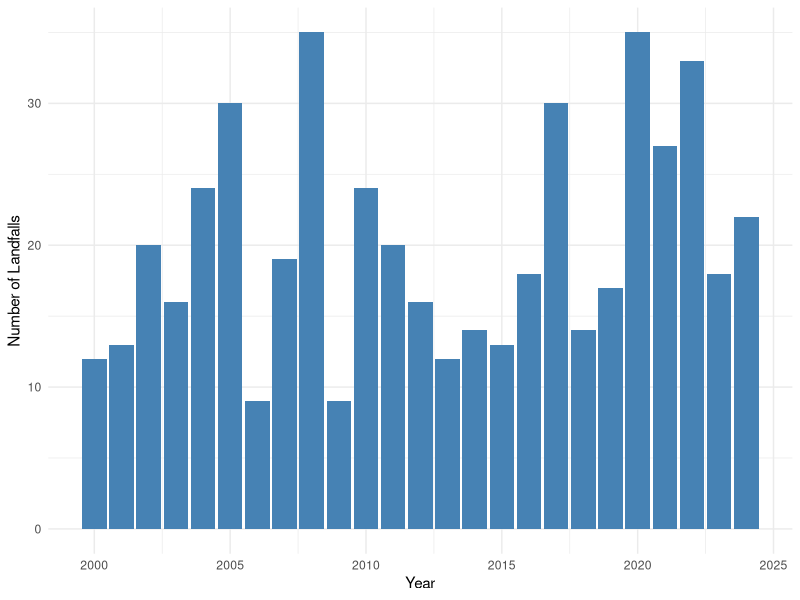
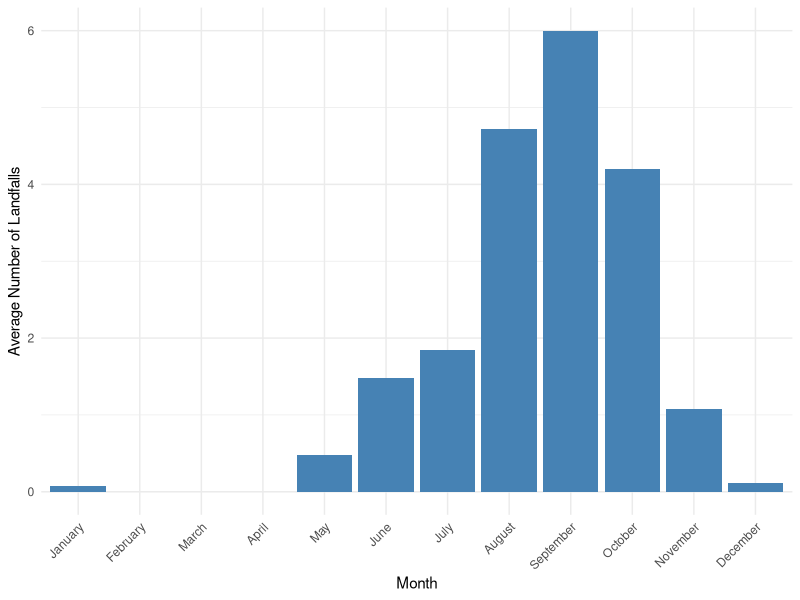
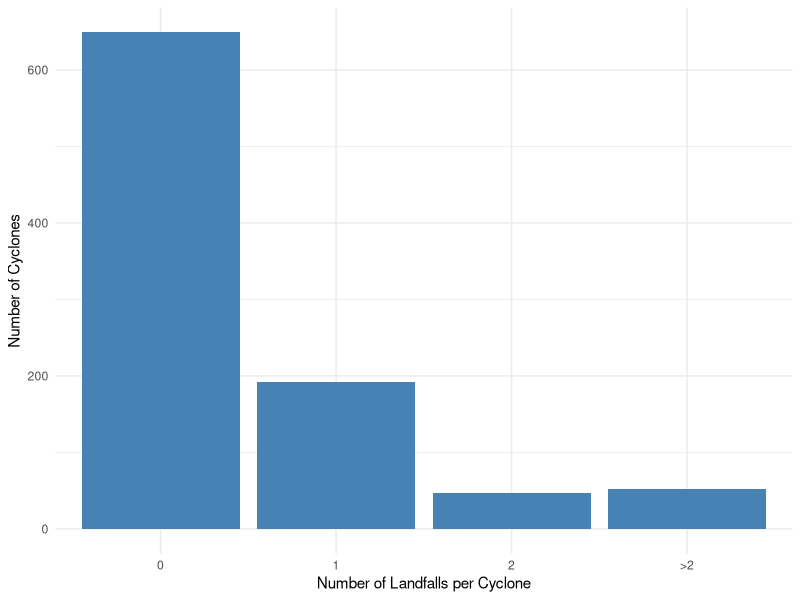
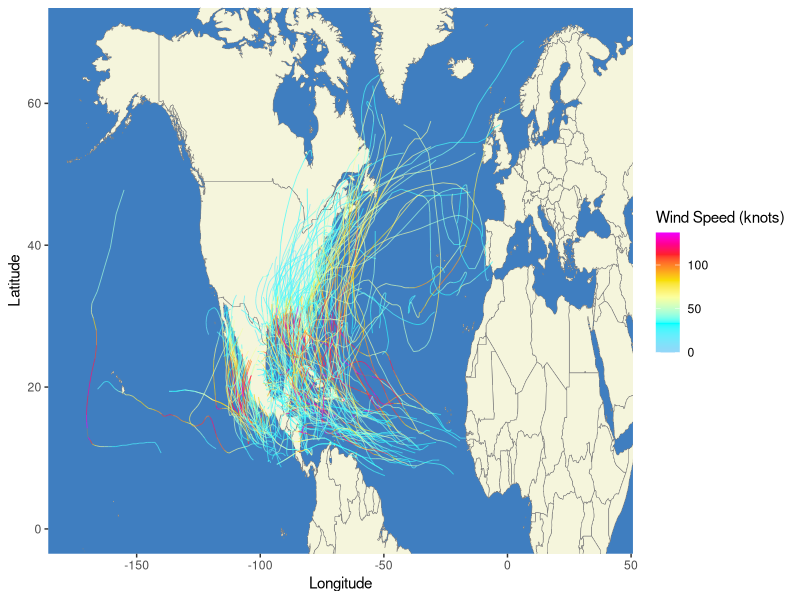
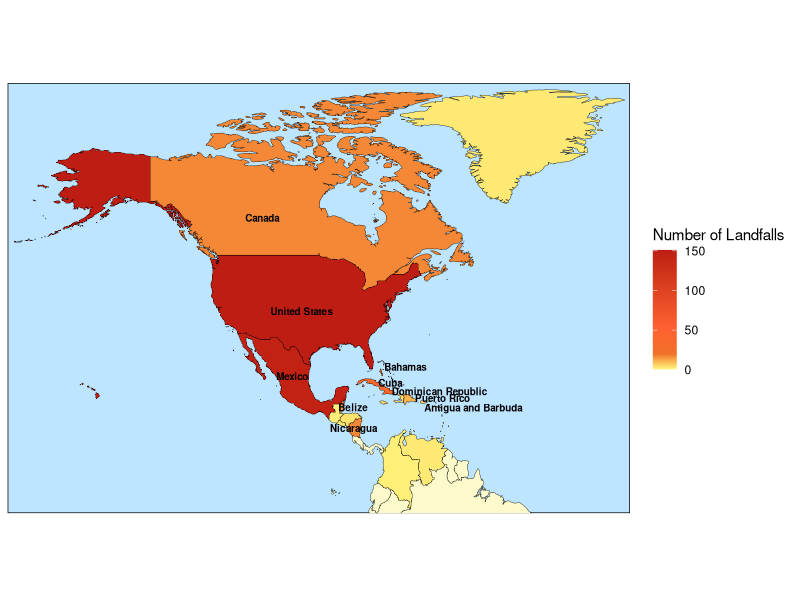
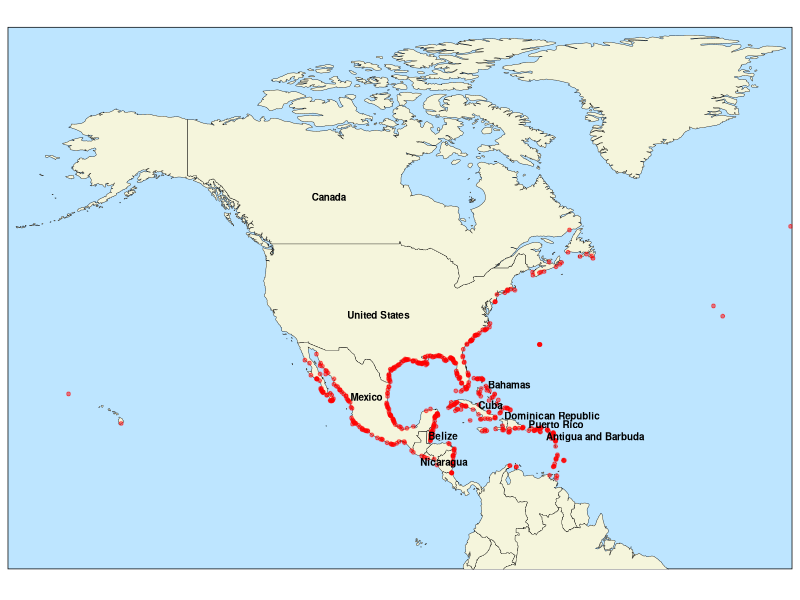
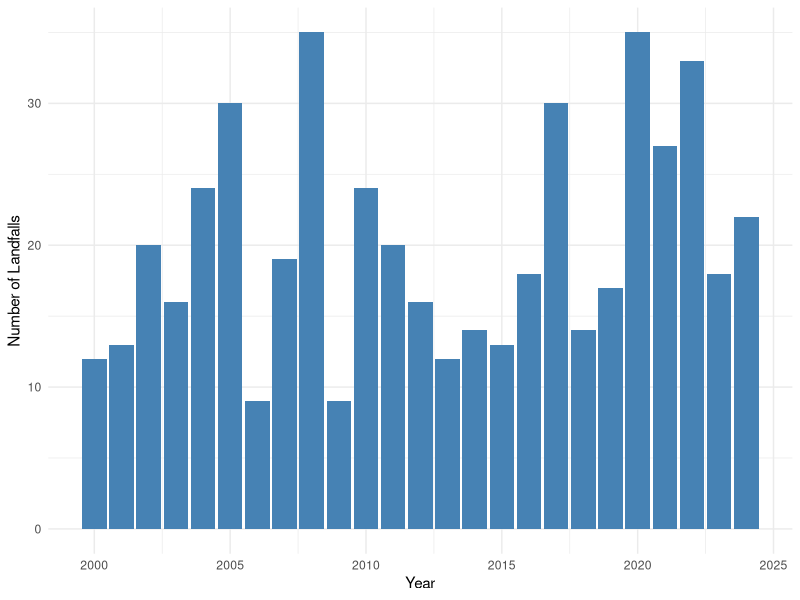
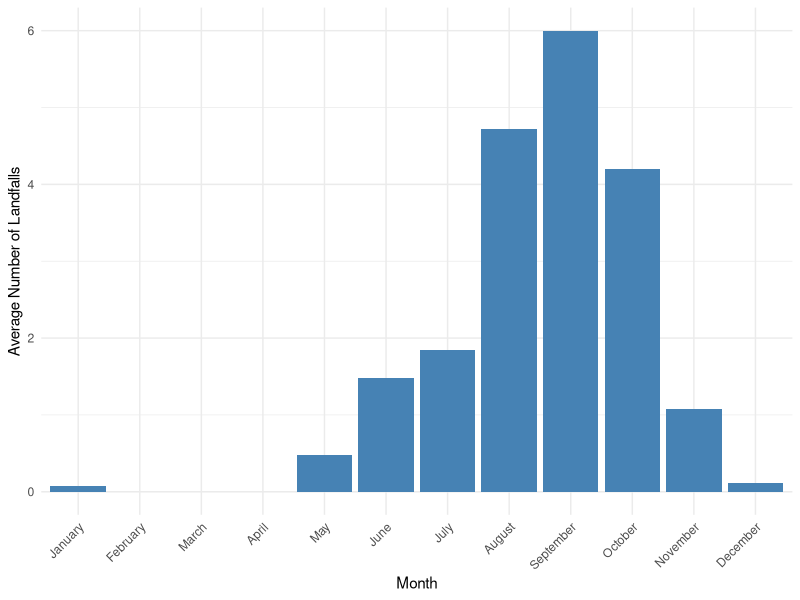

Reproduce these figures in R, in order.
# in this script, we perform an exploratory data analysis of our cyclone
# track data from the HURDAT2 data set
# we are interested in the number of cyclone landfalls per year
# and any seasonality effects

library(dplyr)
library(magrittr)
library(here)
library(tidyr)
library(ggplot2)
library(stringr)
library(data.table)
library(scales)
library(sf)
library(rnaturalearth)


#==============================================================================
# we load our data set
#==============================================================================

hurricane_data <- read.csv(here("data", "derived", "hurricane-data.csv"))
landfall_data <- read.csv(here("data", "derived", "landfall-data.csv"))

#==============================================================================
# we want to plot the number of landfalls per year from 1900-2024 
#==============================================================================

landfalls_per_year <- landfall_data %>%
  group_by(YEAR) %>%
  summarise(CYCLONE_NUM = n(), .groups = "drop")

# Plot
p1 <- ggplot(landfalls_per_year, aes(x = YEAR, y = CYCLONE_NUM)) +
  geom_col(fill = "steelblue") +
  labs(x = "Year",
       y = "Number of Landfalls") +
  theme_minimal()

p1

# save output
ggsave(here("outputs", "eda-hurricane-data", "landfalls-per-year.pdf"), 
       plot = p1, 
       height = 4.5, 
       width = 7, 
       dpi=300)


#==============================================================================
# we check for a monthly seasonality component 
#==============================================================================

# calculate average number of cyclone landfalls per month (across 2000-2024)
landfalls_per_month_and_year <- landfall_data %>%
  group_by(YEAR, MONTH) %>%
  summarise(LANDFALL_NUM = n(), .groups = "drop")

# we notice some months are missing from our data set
# this is because no cyclones occurred in those months
# we now add the missing months with a count of zero
all_months_years <- CJ(MONTH = 1:12, YEAR = 2000:2024)

# also replace month numbers with month names
landfalls_per_month_and_year <- left_join(all_months_years, 
                                    landfalls_per_month_and_year, 
                                    by = c("MONTH", "YEAR"))

landfalls_per_month_and_year <- landfalls_per_month_and_year %>%
  mutate(LANDFALL_NUM = replace_na(LANDFALL_NUM, 0), MONTH = month.name[MONTH])

avg_landfalls_per_month <- landfalls_per_month_and_year %>%
  group_by(MONTH) %>%
  summarise(AVG_LANDFALLS = mean(LANDFALL_NUM))


# plot average number of cyclones per month
p2 <- ggplot(avg_landfalls_per_month, aes(x = factor(MONTH, levels = month.name), 
                                         y = AVG_LANDFALLS)) +
  geom_col(fill = "steelblue") +
  labs(x = "Month",
       y = "Average Number of Landfalls") +
  theme_minimal() + 
  theme(axis.text.x = element_text(angle = 45,vjust = 1,hjust = 1))

p2
# we see a significant increase in the number of cyclones in August-October

# save output
ggsave(here("outputs", "eda-hurricane-data", "avg-landfalls-per-month.pdf"), 
       plot = p2,
       height = 4.5,
       width = 7, dpi=300)

#==============================================================================
# we now want to look closer into how many times cyclones landfall
#==============================================================================

# number of landfalls for each cyclone
landfall_statistics <- hurricane_data %>%
  group_by(STORM_ID) %>%
  summarise(LANDFALL_NUM = sum(RECORD_ID == "L"))

# categorise cyclones based on how many times they landfall
landfall_statistics <- landfall_statistics %>%
  mutate(CATEGORY = case_when(
    LANDFALL_NUM == 0 ~ '0',
    LANDFALL_NUM == 1 ~ '1',
    LANDFALL_NUM == 2 ~ '2',
    LANDFALL_NUM > 2  ~ ">2"))

# Count how many cyclones fall into each category
landfall_summary <- landfall_statistics %>%
  group_by(CATEGORY) %>%
  summarise(NUM = n())

# plot results
p3 <- ggplot(landfall_summary, aes(x = factor(CATEGORY, levels = CATEGORY), y = NUM)) +
  geom_col(fill = "steelblue") +
  labs(x = "Number of Landfalls per Cyclone",
       y = "Number of Cyclones") +
  theme_minimal()

p3

# save output
ggsave(here("outputs","eda-hurricane-data", "nbr-cyclone-landfalls.pdf"), 
       plot = p3, 
       height = 4.5, 
       width = 7, 
       dpi=300)

#==============================================================================
# we also want to inspect cyclone paths for cyclones that landfall 2000-2024
#==============================================================================

# we load our world map data
world <- map_data("world")


# we now select all the hurricanes that landfall at least once
landfall_hurricanes <- landfall_data %>%
  distinct(STORM_ID)

landfall_cyclones <- hurricane_data %>%
  filter(STORM_ID %in% landfall_hurricanes$STORM_ID)


landfall_cyclones <- landfall_cyclones %>%
  mutate(TIME = sprintf("%04s", as.integer(TIME)),
    DATE_TIME = as.POSIXct(paste(YEAR, 
                                 MONTH, 
                                 DAY, 
                                 str_sub(TIME, 1, 2), 
                                 str_sub(TIME, 3, 4)),
                      format = "%Y %m %d %H %M"))

# plot map
p4 <- ggplot() +
  # world map 
  geom_polygon(data = world,
               aes(x = long, y = lat, group = group), 
               fill = "beige", 
               col = "#808080", 
               linewidth = 0.2) +  
  theme(panel.background = element_rect(fill = "#3f7ec0", color = NA),
        panel.grid.major = element_blank(), panel.grid.minor = element_blank()) +
  
  geom_path(data = landfall_cyclones, aes(x = LON, 
                                      y = LAT, 
                                      group = STORM_ID, 
                                      color = WIND), 
            linewidth = 0.3, alpha = 0.7) +
  scale_color_gradientn(colours = c("#94d6f8", "cyan","#fbff9f","#f8e007","#fd9920","#ff1f2d", "#ee00ff"),
                        values = rescale(c(0, 33, 63, 82, 95, 112, 137)),
                        limits = c(0, 137)) + 
  coord_cartesian( xlim = c(-175, 40), ylim = c(0, 70)) + 
  labs(x = "Longitude", 
       y = "Latitude", 
       color = "Wind Speed (knots)") +
  theme(legend.position = "right")

p4

# save output
ggsave(here("outputs", "eda-hurricane-data", "landfall-map.pdf"), 
       plot =p4,
       height = 4, 
       width = 10, 
       dpi=600)


#==============================================================================
# we now want to examine which countries have had the most landfalls since 2000
#==============================================================================

# we count the number of landfalls per country
landfalls_per_location <- landfall_data %>%
  group_by(LOCATION) %>%
  summarise(LANDFALL_NUM = n(), .groups = "drop")

# add landfall count to countries sf object for plotting to get geometry of 
# landfall locations
countries <- ne_countries(scale = 'medium', 
                          returnclass = c("sf"), 
                          continent = c("North America", "South America"))


landfalls_per_location <- countries[, c("name_long", "geometry")] %>%
  left_join(landfalls_per_location, 
            by = c("name_long" = "LOCATION")) 

# replace NA rows with 0
landfalls_per_location <- landfalls_per_location %>%
  mutate(LANDFALL_NUM = ifelse(is.na(LANDFALL_NUM), 0, LANDFALL_NUM))

# find 10 countries with the most landfalls and save these in a dataset
top_ten_landfall_locations <- landfalls_per_location %>%
  arrange(desc(LANDFALL_NUM))

top_ten_landfall_locations <- top_ten_landfall_locations[1:10,]

# plot map of countries most at risk
p5 <- ggplot(data = landfalls_per_location) +
  geom_sf(aes(fill = LANDFALL_NUM), color = "black", linewidth = 0.125) +
  coord_sf(xlim = c(-180, -10), ylim = c(-5, 85), expand = FALSE) +
  scale_fill_gradientn(
    colors = c("#fcf9cb", "#fef67e","#f07028", "#ff6232", "#bd1d12"),  # Light red to dark red
    values = rescale(c(0, 1, 20, 50, 150))) +
  theme_minimal() +
  labs(fill = "Number of Landfalls") +
  geom_sf_text(data = top_ten_landfall_locations, 
               aes(label = name_long), 
               size = 2.5, 
               fontface = "bold", 
               color = "black",
               nudge_x = case_when(
                 top_ten_landfall_locations$name_long == "Dominican Republic" ~ 8, 
                 top_ten_landfall_locations$name_long == "Belize" ~ 3,  
                 top_ten_landfall_locations$name_long == "Cuba" ~ 2.5, 
                 top_ten_landfall_locations$name_long == "Puerto Rico" ~ 5.2,
                 top_ten_landfall_locations$name_long == "Bahamas" ~ 7,
                 top_ten_landfall_locations$name_long == "Antigua and Barbuda" ~ 9,
                 .default = 0), 
               nudge_y = case_when(
                 top_ten_landfall_locations$name_long == "Cuba" ~ 0.75,
                 top_ten_landfall_locations$name_long == "Puerto Rico" ~ 0.85,
                 top_ten_landfall_locations$name_long == "Dominican Republic" ~ 1.75,  
                 top_ten_landfall_locations$name_long == "Bahamas" ~ -1,
                 .default = 0)) +
  theme(
    axis.text = element_blank(),  
    axis.title = element_blank(),  
    panel.background = element_rect(fill = "#bde5ff"),
    panel.grid = element_blank()
  )


p5

# save output
ggsave(here("outputs", "eda-hurricane-data", "landfall-countries.pdf"), 
       plot =p5,
       height = 10, 
       width = 10, 
       dpi=600)


#==============================================================================
# finally we map specific landfall locations
#==============================================================================

p6 <- ggplot(data = landfalls_per_location) +
  geom_sf(fill = "beige", color = "black", linewidth = 0.125)+
  geom_point(data = landfall_data, 
             aes(x = LON, y = LAT), 
             color = "red", 
             alpha = 0.5, 
             size = 1) +
  coord_sf(xlim = c(-180, -10), ylim = c(-5, 85), expand = FALSE) +
  theme_minimal() +
  labs(fill = "Number of Landfalls") +
  geom_sf_text(data = top_ten_landfall_locations, 
               aes(label = name_long), 
               size = 2.5, 
               fontface = "bold", 
               color = "black",
               nudge_x = case_when(
                 top_ten_landfall_locations$name_long == "Dominican Republic" ~ 8, 
                 top_ten_landfall_locations$name_long == "Belize" ~ 3,  
                 top_ten_landfall_locations$name_long == "Cuba" ~ 2.5, 
                 top_ten_landfall_locations$name_long == "Puerto Rico" ~ 5.2,
                 top_ten_landfall_locations$name_long == "Bahamas" ~ 7,
                 top_ten_landfall_locations$name_long == "Antigua and Barbuda" ~ 9,
                 .default = 0), 
               nudge_y = case_when(
                 top_ten_landfall_locations$name_long == "Cuba" ~ 0.75,
                 top_ten_landfall_locations$name_long == "Puerto Rico" ~ 0.85,
                 top_ten_landfall_locations$name_long == "Dominican Republic" ~ 1.75,  
                 top_ten_landfall_locations$name_long == "Bahamas" ~ -1,
                 .default = 0)) +
  theme(
    axis.text = element_blank(),  
    axis.title = element_blank(),  
    panel.background = element_rect(fill = "#bde5ff"),
    panel.grid = element_blank()
  )

p6

# save output
ggsave(here("outputs", "eda-hurricane-data", "landfall-locations.pdf"), 
       plot =p6,
       height = 10, 
       width = 10, 
       dpi=600)
  
